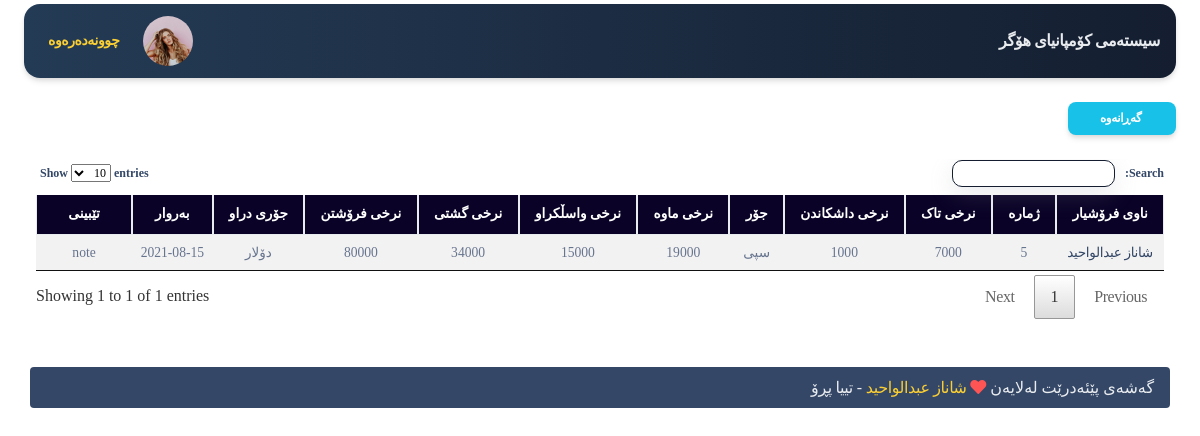
The page /app/return_buy_helka.php (signed in) on the database its author committed.
### tables this page shows
CREATE TABLE `system` (
  `id` int(11) NOT NULL,
  `name` text NOT NULL,
  `avatar` text NOT NULL
);

CREATE TABLE `buy` (
  `id` int(11) NOT NULL,
  `dealer_id` int(11) NOT NULL,
  `cost_t` varchar(255) NOT NULL,
  `cost_co` varchar(255) NOT NULL,
  `num` varchar(255) NOT NULL,
  `type` varchar(255) NOT NULL,
  `cost_wasl` varchar(255) NOT NULL,
  `date` date NOT NULL,
  `cost_fr` varchar(255) NOT NULL,
  `discount` varchar(255) NOT NULL,
  `unit` varchar(255) NOT NULL,
  `name_product` varchar(255) NOT NULL,
  `place` varchar(255) NOT NULL,
  `percentage` varchar(255) NOT NULL,
  `driver_id` int(11) NOT NULL,
  `buy_type` enum('3alaf','helka','panel','qa3a','asn') NOT NULL DEFAULT 'helka',
  `status` int(2) NOT NULL COMMENT '1 bo kren -1 bo garanawa',
  `note` text NOT NULL
);

CREATE TABLE `dealers` (
  `id` int(11) NOT NULL,
  `name` varchar(100) NOT NULL,
  `phone` varchar(11) NOT NULL,
  `address` varchar(200) NOT NULL,
  `work_place` varchar(100) NOT NULL,
  `note` text NOT NULL,
  `currency_type` varchar(255) NOT NULL DEFAULT 'dollar'
);

### server/helper.php (called while the page is built, shortened)
<?php
include_once("conn.php");
?>
<?php
function getdata($sql) {
	global $conn;
	$get =  mysqli_query($conn,$sql);
	$result = mysqli_fetch_assoc($get);
	return $result;
}
function show($sql) {
	global $conn;
	$get =  mysqli_query($conn,$sql);
	$result=[];
	while ($row=mysqli_fetch_assoc($get)) {
		$result[]=$row;
	}
	return $result;
}

### app/return_buy_helka.php (the view, shortened to what this page needs)
<?php require_once('header.php'); ?>
<div class="container-fluid mt-4">
<a href="return_buy.php" class="btn btn-sm btn-info shadow" >
 گەڕانەوە
  </a>
</div>
<div class="container-fluid mt-2">
<div class="row m-auto" >
<div class="col-md-12">
  <div class="table-responsive">
<table id="example" class="table  table-striped table-bordered  text-center" dir="rtl" style="zoom:85%">
        <thead  style="background-color: #0a0327;color: white">
            <tr>
                <th> ناوی فرۆشیار</th>
                <th> ژمارە    </th>
                <th> نرخی تاک    </th>
                <th> نرخی داشکاندن    </th>
                <th> جۆر    </th>
                <th> نرخی ماوە    </th>
                <th> نرخی واسڵکراو    </th>
                <th> نرخی گشتی      </th>
                <th> نرخی فرۆشتن    </th>
                <th>جۆری دراو</th>
                <th> بەروار    </th>
                <th> تێبینی    </th>
            </tr>
        </thead>
        <tbody>
<?php
$buy_helka = show(" SELECT * FROM buy WHERE buy_type='helka' AND `status`='-1' ");
foreach ($buy_helka as $helka) {
  $dealer_id = $helka['dealer_id'];
  $num = $helka['num'];
  $cost_t = $helka['cost_t'];
  $cost_co = $helka['cost_co'];
  $type = $helka['type'];
  $cost_wasl = $helka['cost_wasl'];
  $cost_froshtn = $helka['cost_fr'];
  $cost_mawa = $cost_co-$cost_wasl;
  $discount = $helka['discount'];
  $date = $helka['date'];
  $note=$helka['note'];
  $getdealer = getdata(" SELECT * FROM dealers WHERE id='$dealer_id' ");
  $dealer_name = $getdealer['name'];
  $currency_type = $getdealer['currency_type'];
  if ($currency_type=='dollar') {
    $currency_type='دۆلار';
  }
?>
       <tr>
        <td><a href="dealer_detail.php?id=<?=$dealer_id;?>"><?=$dealer_name;?></a></td>
        <td><?=$num;?></td>
        <td><?=$cost_t;?></td>
        <td><?=$discount;?></td>
        <td><?=$type;?></td>
        <td><?=$cost_mawa;?></td>
        <td><?=$cost_wasl;?></td>
        <td><?=$cost_co;?></td>
        <td><?=$cost_froshtn;?></td>
        <td><?=$currency_type;?></td>
        <td><?=$date;?></td>
        <td style="max-width:220px;width:220px;overflow:hidden;word-wrap: break-word;overflow-wrap: break-word;white-space: pre-wrap;"><?=$note;?></td>
      </tr>
<?php
}
?>
        </tbody>
    </table>
    </div>
 </div>
</div>
<?php require_once('footer.php'); ?>

### app/header.php (shortened to what this page needs)
<?php
require_once('../server/helper.php') ;
  ?>
<!DOCTYPE html>
<html dir="rtl">
<head>
  <link href="../assets/css/nucleo-icons.css" rel="stylesheet" />
  <link href="../assets/css/nucleo-svg.css" rel="stylesheet" />
  <link href="../assets/font-awesome/all.css" rel="stylesheet" />
  <link href="../assets/css/nucleo-svg.css" rel="stylesheet" />
  <link id="pagestyle" href="../assets/css/soft-ui-dashboard.css?v=1.0.3" rel="stylesheet" />
  <link id="pagestyle" href="../assets/css/style.css" rel="stylesheet" />
  <link rel="stylesheet" href="../assets/css/datatables.css">
  <link rel="stylesheet" href="../assets/css/datatables.min.css">
</head>
<body class="g-sidenav-show">
  <main class="main-content position-relative max-height-vh-100 h-100 mt-1 border-radius-lg ">
    <nav class="navbar navbar-main navbar-expand-lg px-0 mx-4 shadow bg-first border-radius-xl" id="navbarBlur" navbar-scroll="true">
      <div class="container-fluid py-1 px-3">
      <nav aria-label="breadcrumb">
        <?php $select = show(" SELECT * FROM system ");
      foreach($select as $row) {
          $name = $row['name'];
?>
          <a href="index.php" class="font-weight-bolder mb-0 text-light">  <?=$name;?> </a>
          <?php }  ?>
        </nav>
        <div class="collapse navbar-collapse" dir="ltr" id="navbar">
          <ul class="navbar-nav" dir="rtl" >
            <li class="nav-item px-3 d-flex align-items-center">
              <a href="profile.php" class="nav-link text-body p-0 ">
              <img src="../assets/img/pro/team-1.jpg" width="50" class="img-fluid rounded-circle " alt="">
              </a>
            </li>
            <li class="nav-item d-flex align-items-center">
              <a href="logout.php" class="nav-link text-body font-weight-bold px-0">
                <span class="d-sm-inline p-2 text-warning">چوونەدەرەوە</span>
              </a>
            </li>
              </ul>
        </div>
      </div>
    </nav>

### assets/css/style.css (style rules this page uses)
* { margin: 0px; padding: 0px; font-family: 'Speda-Regular'; }
body { font-family: 'Speda-Regular'; }
.bg-first { background: #141E30; background: -webkit-linear-gradient(to right, #243B55, #141E30); background: linear-gradient(to right, #243B55, #141E30); color: aliceblue; }

### assets/css/datatables.css (style rules this page uses)
table.dataTable { width: 100%; margin: 0 auto; clear: both; border-collapse: separate; border-spacing: 0; }
table.dataTable thead th, table.dataTable tfoot th { font-weight: bold; }
table.dataTable thead th, table.dataTable thead td { padding: 10px 18px; border-bottom: 1px solid #111; }
table.dataTable thead .sorting, table.dataTable thead .sorting_asc, table.dataTable thead .sorting_desc, table.dataTable thead .sorting_asc_disabled, table.dataTable thead .sorting_desc_disabled { cursor: pointer; *cursor: hand; background-repeat: no-repeat; background-position: center right; }
table.dataTable thead .sorting { background-image: url("DataTables-1.10.21/images/sort_both.png"); }
table.dataTable thead .sorting_asc { background-image: url("DataTables-1.10.21/images/sort_asc.png"); }
table.dataTable tbody tr { background-color: #ffffff; }
table.dataTable tbody th, table.dataTable tbody td { padding: 8px 10px; }
table.dataTable.no-footer { border-bottom: 1px solid #111; }
table.dataTable, table.dataTable th, table.dataTable td { box-sizing: content-box; }

### rows shown on the page
system: name "سیستەمی کۆمپانیای هۆگر"
buy: dealer.name "شاناز عبدالواحید", num "5", cost_t "7000", discount "1000", type "سپی", cost_mawa "19000", cost_wasl "15000", cost_co "34000", cost_fr "80000", dealer.currency_type "دۆلار", date "2021-08-15", note "note"
